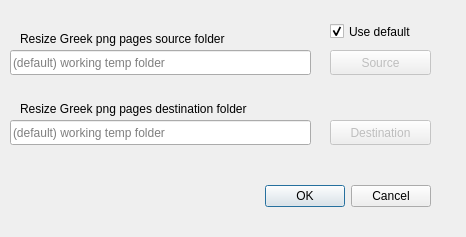
<?xml version="1.0" encoding="UTF-8"?>
<ui version="4.0">
 <class>greekresizepngDialog</class>
 <widget class="QDialog" name="greekresizepngDialog">
  <property name="windowModality">
   <enum>Qt::ApplicationModal</enum>
  </property>
  <property name="geometry">
   <rect>
    <x>0</x>
    <y>0</y>
    <width>466</width>
    <height>237</height>
   </rect>
  </property>
  <property name="windowTitle">
   <string>Resize Greek png pages</string>
  </property>
  <widget class="QDialogButtonBox" name="buttonBox">
   <property name="geometry">
    <rect>
     <x>260</x>
     <y>180</y>
     <width>171</width>
     <height>32</height>
    </rect>
   </property>
   <property name="orientation">
    <enum>Qt::Horizontal</enum>
   </property>
   <property name="standardButtons">
    <set>QDialogButtonBox::Cancel|QDialogButtonBox::Ok</set>
   </property>
  </widget>
  <widget class="QLineEdit" name="SourceLineEdit">
   <property name="geometry">
    <rect>
     <x>10</x>
     <y>50</y>
     <width>301</width>
     <height>25</height>
    </rect>
   </property>
   <property name="placeholderText">
    <string>(default) working temp folder</string>
   </property>
  </widget>
  <widget class="QPushButton" name="SourceButton">
   <property name="enabled">
    <bool>false</bool>
   </property>
   <property name="geometry">
    <rect>
     <x>330</x>
     <y>50</y>
     <width>101</width>
     <height>25</height>
    </rect>
   </property>
   <property name="text">
    <string>Source</string>
   </property>
   <property name="icon">
    <iconset resource="../UI_Icons.qrc">
     <normaloff>:/Icons/Icons/png-file.png</normaloff>:/Icons/Icons/png-file.png</iconset>
   </property>
  </widget>
  <widget class="QPushButton" name="DestinationButton">
   <property name="enabled">
    <bool>false</bool>
   </property>
   <property name="geometry">
    <rect>
     <x>330</x>
     <y>120</y>
     <width>101</width>
     <height>25</height>
    </rect>
   </property>
   <property name="text">
    <string>Destination</string>
   </property>
   <property name="icon">
    <iconset resource="../UI_Icons.qrc">
     <normaloff>:/Icons/Icons/png-file.png</normaloff>:/Icons/Icons/png-file.png</iconset>
   </property>
  </widget>
  <widget class="QLineEdit" name="DestinationLineEdit">
   <property name="enabled">
    <bool>true</bool>
   </property>
   <property name="geometry">
    <rect>
     <x>10</x>
     <y>120</y>
     <width>301</width>
     <height>25</height>
    </rect>
   </property>
   <property name="placeholderText">
    <string>(default) working temp folder</string>
   </property>
  </widget>
  <widget class="QLabel" name="SourceLabel">
   <property name="geometry">
    <rect>
     <x>20</x>
     <y>30</y>
     <width>261</width>
     <height>17</height>
    </rect>
   </property>
   <property name="text">
    <string>Resize Greek png pages source folder</string>
   </property>
  </widget>
  <widget class="QLabel" name="DestinationLabel">
   <property name="geometry">
    <rect>
     <x>20</x>
     <y>100</y>
     <width>291</width>
     <height>17</height>
    </rect>
   </property>
   <property name="text">
    <string>Resize Greek png pages destination folder</string>
   </property>
  </widget>
  <widget class="QCheckBox" name="defaultsrcBox">
   <property name="geometry">
    <rect>
     <x>330</x>
     <y>20</y>
     <width>101</width>
     <height>23</height>
    </rect>
   </property>
   <property name="text">
    <string>Use default</string>
   </property>
   <property name="checked">
    <bool>true</bool>
   </property>
  </widget>
 </widget>
 <resources>
  <include location="../UI_Icons.qrc"/>
 </resources>
 <connections>
  <connection>
   <sender>buttonBox</sender>
   <signal>accepted()</signal>
   <receiver>greekresizepngDialog</receiver>
   <slot>accept()</slot>
   <hints>
    <hint type="sourcelabel">
     <x>248</x>
     <y>254</y>
    </hint>
    <hint type="destinationlabel">
     <x>157</x>
     <y>274</y>
    </hint>
   </hints>
  </connection>
  <connection>
   <sender>buttonBox</sender>
   <signal>rejected()</signal>
   <receiver>greekresizepngDialog</receiver>
   <slot>reject()</slot>
   <hints>
    <hint type="sourcelabel">
     <x>316</x>
     <y>260</y>
    </hint>
    <hint type="destinationlabel">
     <x>286</x>
     <y>274</y>
    </hint>
   </hints>
  </connection>
 </connections>
</ui>
